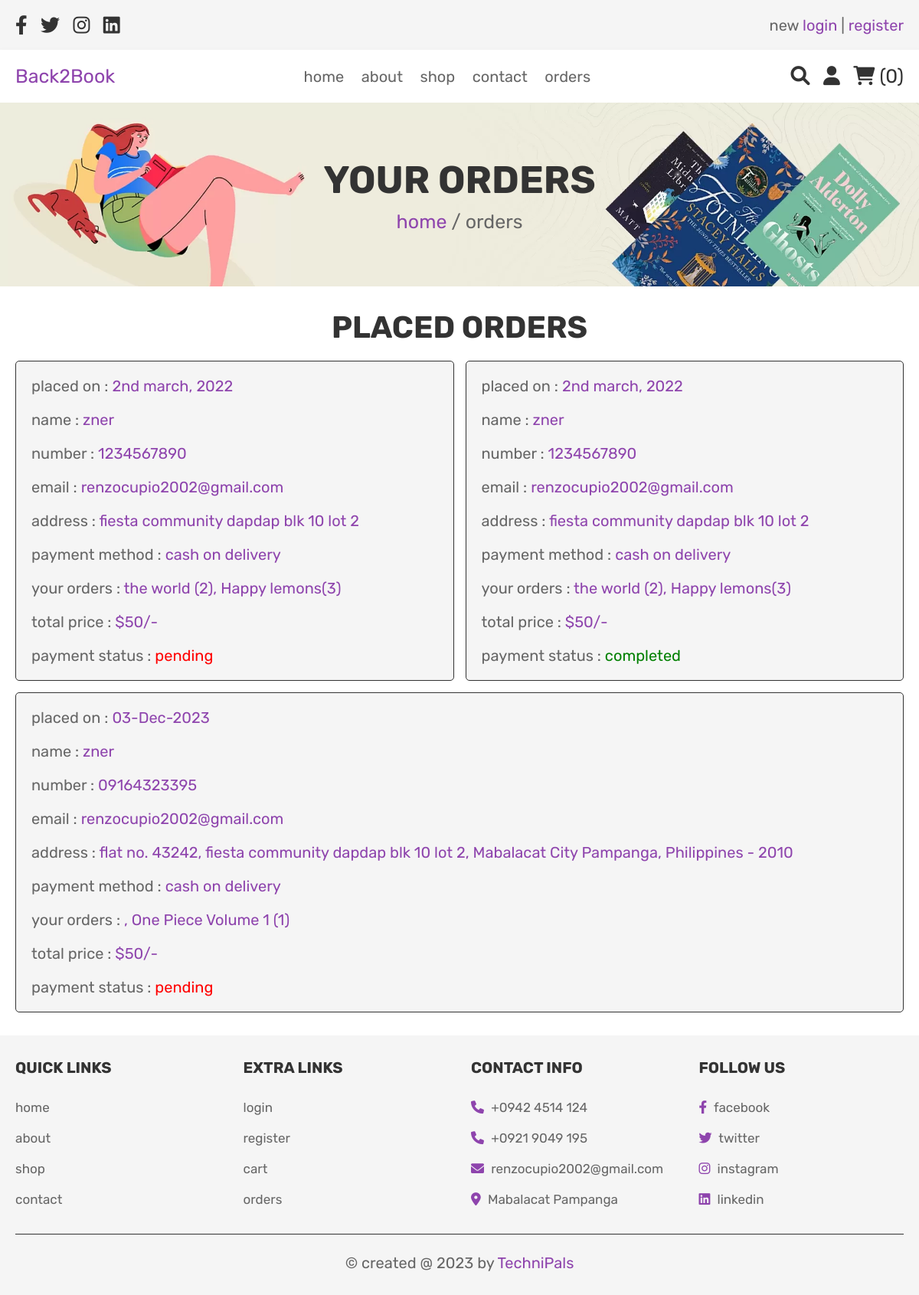
Page /project/orders.php (signed in) on the committed database.
### tables this page shows
CREATE TABLE `orders` (
  `id` int(100) NOT NULL,
  `user_id` int(100) NOT NULL,
  `name` varchar(100) NOT NULL,
  `number` varchar(12) NOT NULL,
  `email` varchar(100) NOT NULL,
  `method` varchar(50) NOT NULL,
  `address` varchar(500) NOT NULL,
  `total_products` varchar(1000) NOT NULL,
  `total_price` int(100) NOT NULL,
  `placed_on` varchar(50) NOT NULL,
  `payment_status` varchar(20) NOT NULL DEFAULT 'pending'
);

### project/orders.php (the view, shortened to what this page needs)
<?php
include 'config.php';
$user_id = $_SESSION['user_id'];
?>
<!DOCTYPE html>
<html lang="en">
<head>
   <link rel="stylesheet" href="https://cdnjs.cloudflare.com/ajax/libs/font-awesome/6.0.0/css/all.min.css">
   <link rel="stylesheet" href="css/style.css">
</head>
<body>
<?php include 'header.php'; ?>
<div class="heading">
   <h3>your orders</h3>
   <p> <a href="index.php">home</a> / orders </p>
</div>
<section class="placed-orders">
   <h1 class="title">placed orders</h1>
   <div class="box-container">
      <?php
         $order_query = mysqli_query($conn, "SELECT * FROM `orders` WHERE user_id = '$user_id'") or die('query failed');
         if(mysqli_num_rows($order_query) > 0){
            while($fetch_orders = mysqli_fetch_assoc($order_query)){
      ?>
      <div class="box">
         <p> placed on : <span><?php echo $fetch_orders['placed_on']; ?></span> </p>
         <p> name : <span><?php echo $fetch_orders['name']; ?></span> </p>
         <p> number : <span><?php echo $fetch_orders['number']; ?></span> </p>
         <p> email : <span><?php echo $fetch_orders['email']; ?></span> </p>
         <p> address : <span><?php echo $fetch_orders['address']; ?></span> </p>
         <p> payment method : <span><?php echo $fetch_orders['method']; ?></span> </p>
         <p> your orders : <span><?php echo $fetch_orders['total_products']; ?></span> </p>
         <p> total price : <span>$<?php echo $fetch_orders['total_price']; ?>/-</span> </p>
         <p> payment status : <span style="color:<?php if($fetch_orders['payment_status'] == 'pending'){ echo 'red'; }else{ echo 'green'; } ?>;"><?php echo $fetch_orders['payment_status']; ?></span> </p>
         </div>
      <?php
       }
      }else{
         echo '<p class="empty">no orders placed yet!</p>';
      }
      ?>
   </div>
</section>
<?php include 'footer.php'; ?>
</body>
</html>

### project/css/style.css (style rules this page uses)
:root { --purple:#8e44ad; --red:#c0392b; --orange:#f39c12; --black:#333; --white:#fff; --light-color:#666; --light-white:#ccc; --light-bg:#f5f5f5; --border:.1rem solid var(--black); --box-shadow:0 .5rem 1rem rgba(0,0,0,.1); }
* { font-family: 'Rubik', sans-serif; margin:0; padding:0; box-sizing: border-box; outline: none; border:none; text-decoration: none; transition:all .2s linear; }
html { font-size: 62.5%; overflow-x: hidden; }
section { padding:3rem 2rem; }
.title { text-align: center; margin-bottom: 2rem; text-transform: uppercase; color:var(--black); font-size: 4rem; }
.heading { min-height: 30vh; display: flex; flex-flow: column; align-items: center; justify-content: center; gap:1rem; background: url(../images/heading-bg.webp) no-repeat; background-size: cover; background-position: center; text-align: center; }
.heading h3 { font-size: 5rem; color:var(--black); text-transform: uppercase; }
.heading p { font-size: 2.5rem; color:var(--light-color); }
.heading p a { color:var(--purple); }
.placed-orders .box-container { max-width: 1200px; margin:0 auto; display:flex; flex-wrap: wrap; align-items: center; gap:1.5rem; }
.placed-orders .box-container .box { flex:1 1 40rem; border-radius: .5rem; padding:2rem; border:var(--border); background-color: var(--light-bg); padding:1rem 2rem; }
.placed-orders .box-container .box p { padding:1rem 0; font-size: 2rem; color:var(--light-color); }
.placed-orders .box-container .box p span { color:var(--purple); }

### rows in the picture
orders: placed_on "2nd march, 2022", name "zner", number "1234567890", email "renzocupio2002@gmail.com", address "fiesta community dapdap blk 10 lot 2", method "cash on delivery", total_products "the world (2), Happy lemons(3)", total_price "50", payment_status "pending"
orders: placed_on "2nd march, 2022", name "zner", number "1234567890", email "renzocupio2002@gmail.com", address "fiesta community dapdap blk 10 lot 2", method "cash on delivery", total_products "the world (2), Happy lemons(3)", total_price "50", payment_status "completed"
orders: placed_on "03-Dec-2023", name "zner", number "09164323395", email "renzocupio2002@gmail.com", address "flat no. 43242, fiesta community dapdap blk 10 lot 2, Mabalacat City Pampanga, Philippines - 2010", method "cash on delivery", total_products ", One Piece Volume 1 (1)", total_price "50", payment_status "pending"

### other values in the picture
$cart_rows_number "0"
